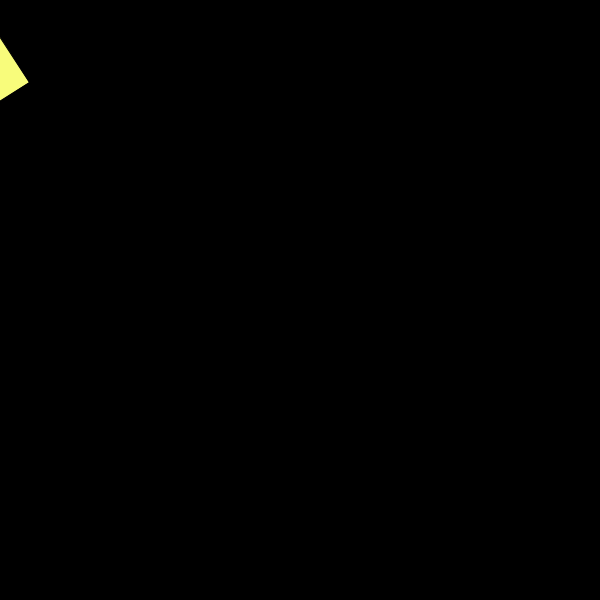
Frame 1 (no input)
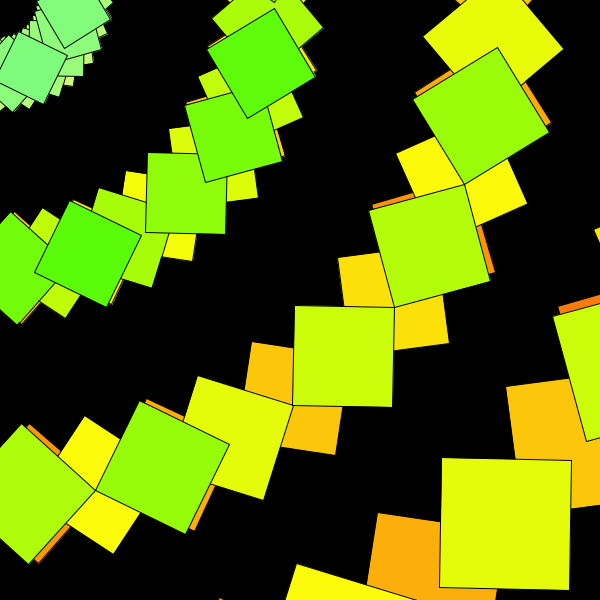
Frame 60 (the mouse pressed at the canvas centre just before this capture)
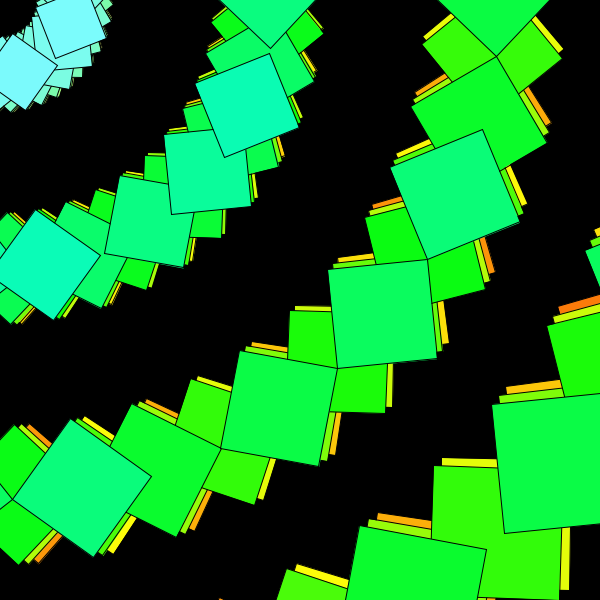
Frame 120 (the mouse held since frame 60 and released just before this capture)

The Processing sketch that drew these frames (run headless with seeded random() and noise(); from frame 60 on, the mouse is pressed at the canvas centre):

// Processing sketch: processing_145193
// ── processing_145193.pde

float banana = 0;
int hue4 = 23;
int hue3 = 29;
int hue2 = 44;
int hue1 = 62;

void setup(){
  colorMode(HSB, 360, 100, 100);
  size(600,600);
  background(0);
}

void draw(){
  banana += 1;
  rotate(banana);
   if (hue1 == 360){
     hue1 = 0;}
     if (hue2 == 360){
     hue2 = 0;}
     if (hue3 == 360){
     hue3 = 0;}
     if (hue4 == 360){
     hue4 = 0;}
  fill(hue1,51,99);
  rect(30,20,55,55);
  fill(hue2,96,99);
  rect(150,150,80,80);
  fill(hue3,96,99);
  rect(300,300,100,100);
  fill(hue4,96,99);
  rect(450,450,130,130);
  hue1 +=1;
  hue2 +=1;
  hue3 +=1;
  hue4 +=1;
}
